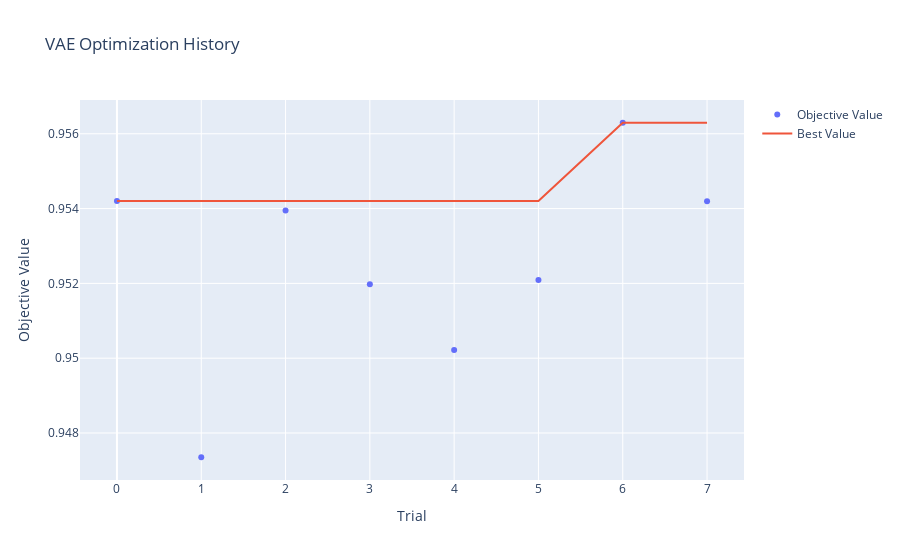
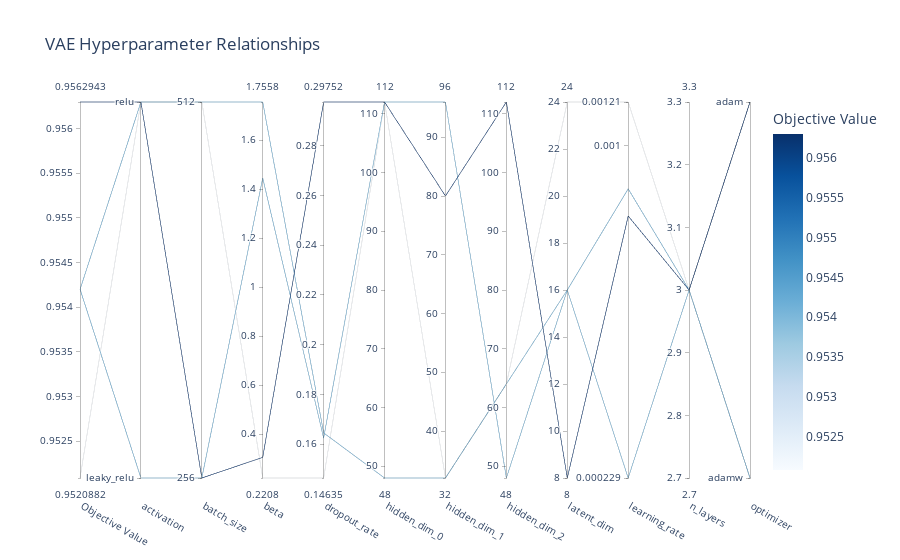

Here is the notebook cell these charts were saved with, in order:
### Code cell
# Optimization history for VAE
fig_vae = plot_optimization_history(study_vae)
fig_vae.update_layout(title="VAE Optimization History")
fig_vae.show()

# Parallel coordinate plot for VAE
try:
    fig_parallel = plot_parallel_coordinate(study_vae)
    fig_parallel.update_layout(title="VAE Hyperparameter Relationships")
    fig_parallel.show()
except:
    print("Could not create parallel coordinate plot")

### Figure 1 — Plotly figure (JSON) as saved in the notebook; plotly's stock layout.template omitted (floating-point values rounded to 4 significant figures)
{"data": [{"mode": "markers", "name": "Objective Value", "type": "scatter", "x": [0, 1, 2, 3, 4, 5, 6, 7], "y": [0.9542, 0.9474, 0.954, 0.952, 0.9502, 0.9521, 0.9563, 0.9542]}, {"mode": "lines", "name": "Best Value", "type": "scatter", "x": [0, 1, 2, 3, 4, 5, 6, 7], "y": [0.9542, 0.9542, 0.9542, 0.9542, 0.9542, 0.9542, 0.9563, 0.9563]}, {"marker": {"color": "#cccccc"}, "mode": "markers", "name": "Infeasible Trial", "showlegend": false, "type": "scatter", "x": [], "y": []}], "layout": {"title": {"text": "VAE Optimization History"}, "xaxis": {"title": {"text": "Trial"}}, "yaxis": {"title": {"text": "Objective Value"}}}}

### Figure 2 — Plotly figure (JSON) as saved in the notebook; plotly's stock layout.template omitted (floating-point values rounded to 4 significant figures)
{"data": [{"dimensions": [{"label": "Objective Value", "range": [0.9521, 0.9563], "values": [0.9542, 0.9563, 0.9521, 0.9542]}, {"label": "activation", "range": [0, 1], "ticktext": ["leaky_relu", "relu"], "tickvals": [0, 1], "values": [0, 1, 1, 1]}, {"label": "batch_size", "range": [0, 1], "ticktext": ["256", "512"], "tickvals": [0, 1], "values": [0, 0, 1, 1]}, {"label": "beta", "range": [0.2208, 1.756], "values": [1.445, 0.305, 0.2208, 1.756]}, {"label": "dropout_rate", "range": [0.1463, 0.2975], "values": [0.1624, 0.2975, 0.1463, 0.1645]}, {"label": "hidden_dim_0", "range": [48, 112], "values": [112, 112, 112, 48]}, {"label": "hidden_dim_1", "range": [32, 96], "values": [96, 80, 32, 32]}, {"label": "hidden_dim_2", "range": [48, 112], "values": [48, 112, 64, 64]}, {"label": "latent_dim", "range": [8, 24], "values": [16, 8, 24, 16]}, {"label": "learning_rate", "range": [-3.639, -2.917], "ticktext": ["0.000229", "0.001", "0.00121"], "tickvals": [-3.639, -3, -2.917], "values": [-3.639, -3.136, -2.917, -3.084]}, {"label": "n_layers", "range": [3, 3], "values": [3, 3, 3, 3]}, {"label": "optimizer", "range": [0, 1], "ticktext": ["adamw", "adam"], "tickvals": [0, 1], "values": [0, 1, 1, 0]}], "labelangle": 30, "labelside": "bottom", "line": {"color": [0.9542, 0.9563, 0.9521, 0.9542], "colorbar": {"title": {"text": "Objective Value"}}, "colorscale": [[0, "rgb(247,251,255)"], [0.125, "rgb(222,235,247)"], [0.25, "rgb(198,219,239)"], [0.375, "rgb(158,202,225)"], [0.5, "rgb(107,174,214)"], [0.625, "rgb(66,146,198)"], [0.75, "rgb(33,113,181)"], [0.875, "rgb(8,81,156)"], [1, "rgb(8,48,107)"]], "reversescale": false, "showscale": true}, "type": "parcoords"}], "layout": {"title": {"text": "VAE Hyperparameter Relationships"}}}
